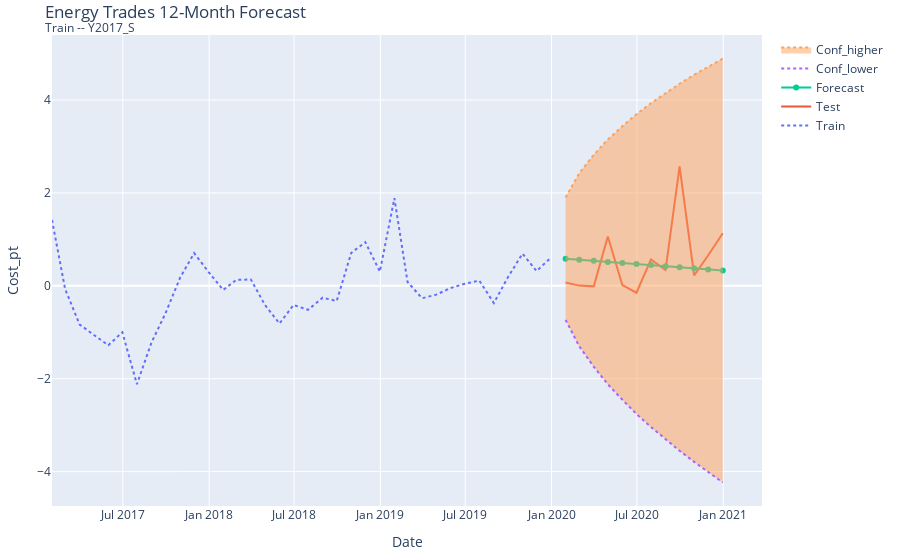

Write notebook code for a chart like this one.
### Code cell
#? conf_int == Confidence Interval
prediction, conf_int = model_arima_enrM.predict(n_periods=FC, return_conf_int=True)
df_cf= pd.DataFrame(conf_int, index=df_test.index)

df_forecast = pd.DataFrame(prediction, index=df_test.index, columns=['Cost_pt'])

#? FC, LABEL, CAT
go_plotter(df_train, df_test, df_forecast, df_cf, FC, LABEL, "Energy")
maape(df_test.values, df_forecast.values)
